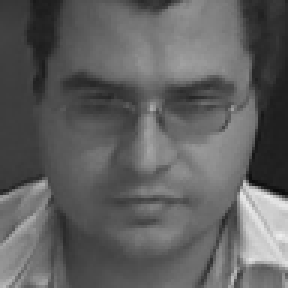
%> input picture test/img.pgm, 96 x 96 px (shown 3 times larger)
$ octave testfield.m   (GNU Octave 9; MATLAB toolbox functions it lacks are replaced by stand-ins)
%> lines starting %> are read from the running program, lines starting %| are printed output that depends on the picture
%> further down, img is the input picture: size 96x96 uint8; min 11, max 237, mean 96
### test/doubleonly/getRegions.m
function [ R ] = getRegions( img )
%GETREGIONS Return 4 regions of the image
%   The regions are stored in a matrix of ?:?:4 and returned

% Lecture de la taille de l'image
[height, width] = size(img);
%> height = 96; width = 96

Rwidth = width / 2;
%> Rwidth = 48
Rheight = height / 2;
%> Rheight = 48

% On boucle sur les 4 Region
count = 1;
R = zeros(Rheight,Rwidth,4); % Pour de meilleur performance,
% pré-allocation et conversion en uint8 pour correspondre aux données
% de l'image
for j = 0:1
    for i = 0:1
        % B = imcrop(A,[xmin ymin width height]);
        % On prendra successivement la Region en haut à gauche, droite; en
        % bas à gauche, droite
        R(:,:,count) = imcrop(img, [i*Rwidth+(i*1) j*Rheight+(j*1) ...
            Rwidth Rheight]);
        count = count + 1;
    end
end
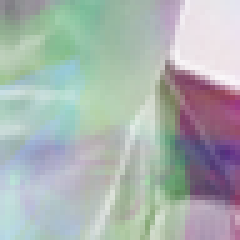
%> R: size 48x48x4 double (shown 5 times larger); mean R, G, B, A 75.8, 96.5, 91.5, 120.2; transparent parts drawn white
%> after the loop, count = 5

end

### test/doubleonly/getPatches.m
function [ patches ] = getPatches( img, pSize, overflow )
%> called with pSize = 8, overflow = 2
%GETPATCHES Return a matrix where each column is a patche of img
%   img is the image to be cut in patches
%   pSize is the size of patches (they are squares)
%   overflowSize is the number of pixels of 'overflow'
%
%   Each patches is stored in one column the size of pSize, and each column
%   is ordered as follow:
%   From the upper left (column 1) of the image to the right and lower
%   (column N)

if nargin == 2
    % The user did not want to have an overflowSize
    overflow = 0;
end

if overflow >= pSize
    error('The overflow cannot be equal or superior to pSize')
end

% Image carré avec patch carré
% On calcul le nombre de fois que l'on doit boucler
% On met l'overflow sur l'axe des abscisses
[RHeight, RWidth] = size(img);
%> RHeight = 48; RWidth = 48

nbrCtemp = RWidth / (pSize-overflow);
%> nbrCtemp = 8
nbrC = uint32(nbrCtemp);
%> nbrC = 8
% Pour être sûr d'arrondir au supérieur
if mod(nbrC,1) ~= 0 && mod(nbrC,1) < 0.5
    nbrC = nbrC + 1;
end

nbrRtemp = RHeight / pSize;
%> nbrRtemp = 6
nbrR = uint32(nbrRtemp);
%> nbrR = 6
% Pour être sûr d'arrondir au supérieur
if mod(nbrR,1) ~= 0 && mod(nbrR,1) < 0.5
    nbrR = nbrR + 1;
end

patches = zeros(pSize*pSize,nbrR*nbrC);
count = 1;
for i = 1:nbrR
    for j = 1:nbrC
        x=1+(j-1)*(pSize-overflow);
        y=1+(i-1)*pSize;
        % Reshape so it is only in one column
        % Reshape store one colum after another
        patch = imcrop(img, [x y pSize-1 pSize-1]);
        [pHeight, pWidth] = size(patch);
        if pHeight ~= pSize
            missHeight = pSize-pHeight;
            missing = flipud(imcrop(img, [x RHeight-missHeight pSize-1 missHeight-1])); %flipud -> mirroring up->down
            patch = [patch missing];
        end
        if pWidth ~= pSize
            missWidth = pSize-pWidth;
            missing = fliplr(imcrop(img, [RWidth-missWidth y missWidth-1 pSize-1])); %fliplr -> mirroring left-right
            patch = [patch missing];
        end
        patches(:,count) = reshape(patch, [pSize*pSize 1]);
        count = count + 1;
    end
end
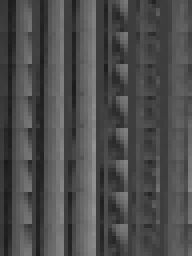
%> patches: size 64x48 double (shown 4 times larger); min 25, max 147, mean 76.6
%> after the loop, count = 49; missWidth = 2; missing = [101 69; 102 78; 105 86; 105 87; 110 81; 112 92; 112 100; 118 106]

end

### test/tests/testfield.m
% Algorithme de test
clear variables
close all
clc

img = imread('img.pgm');
if size(img,3)==3 % Convertion en nuance de gris si RGB avant
   img = rgb2gray(img);
end

regions = getRegions(img);

patchesR1 = getPatches(regions(:,:,1), 8, 2);

imshow(patchesR1)

$ run again, with test/01.pgm copied over test/img.pgm
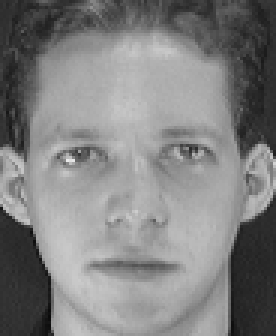
%> input picture test/01.pgm, 92 x 112 px (shown 3 times larger)
%> img is the input picture: size 112x92 uint8; min 11, max 234, mean 128.3
%> after the loop in getRegions, `for j = 0:1`:
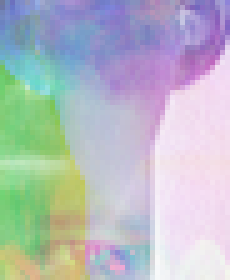
%> R: size 56x46x4 double (shown 5 times larger); mean R, G, B, A 123.9, 115.9, 141.4, 132.1; transparent parts drawn white
%> after the loop in getRegions, `for j = 0:1`: count = 5
%> after the loop in getPatches, `for i = 1:nbrR`:
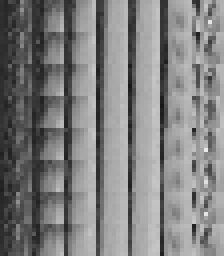
%> patches: size 64x56 double (shown 4 times larger); min 23, max 234, mean 127.8
%> after the loop in getPatches, `for i = 1:nbrR`: count = 57; missWidth = 4; missing = [182 179 177 186; 181 175 178 181; 181 170 178 178; 182 166 174 178; 179 163 166 177; 172 161 165 168; 174 164 161 165; 172 161 162 164]
